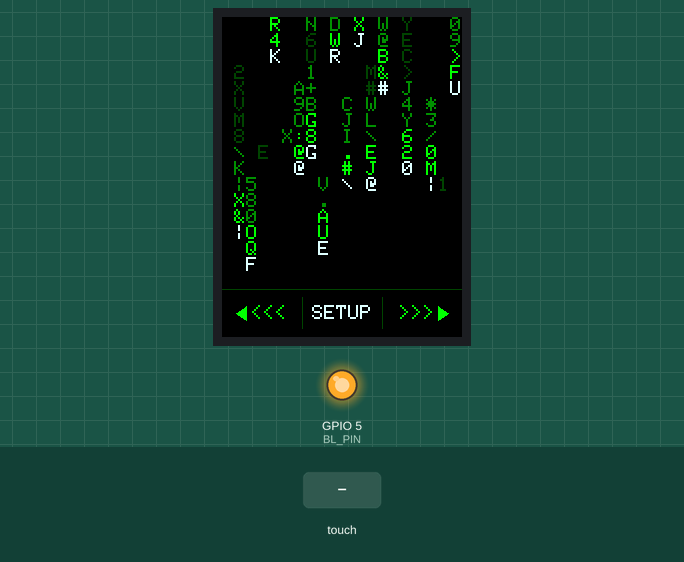
Recording of a sketch running on a simulated ESP32-S3. On the bench: 320×240 colour display, output pins drawn as LEDs (lit = HIGH). The test bench sets the inputs (shaded band). Random numbers use the default seed unless the sketch sets one.

Above: at 3.0 s.
3.1 s: touch panel pressed at 38 % / 90 % of its raw x / y range
At 4.0 s:
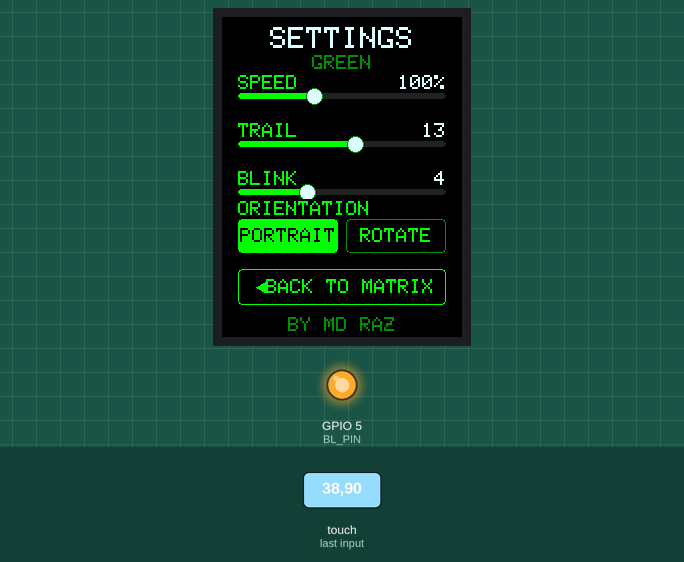
4.7 s: touch panel pressed at 13 % / 50 % of its raw x / y range
At 5.0 s:
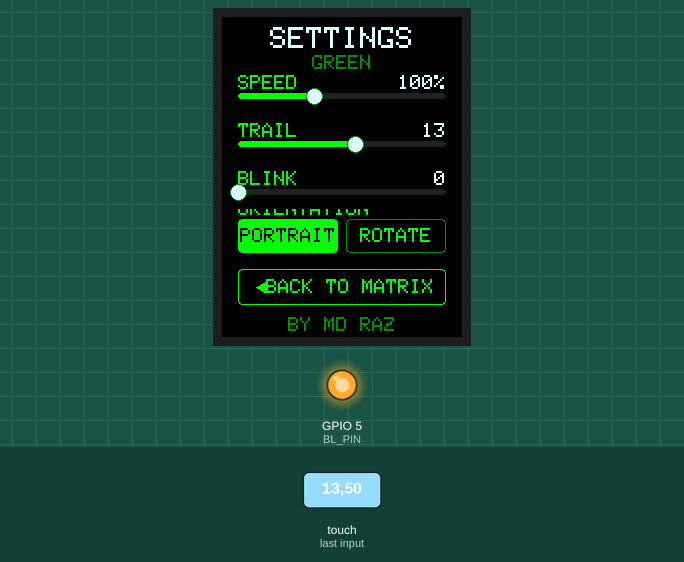
6.2 s: touch panel pressed at 13 % / 30 % of its raw x / y range
At 7.4 s:
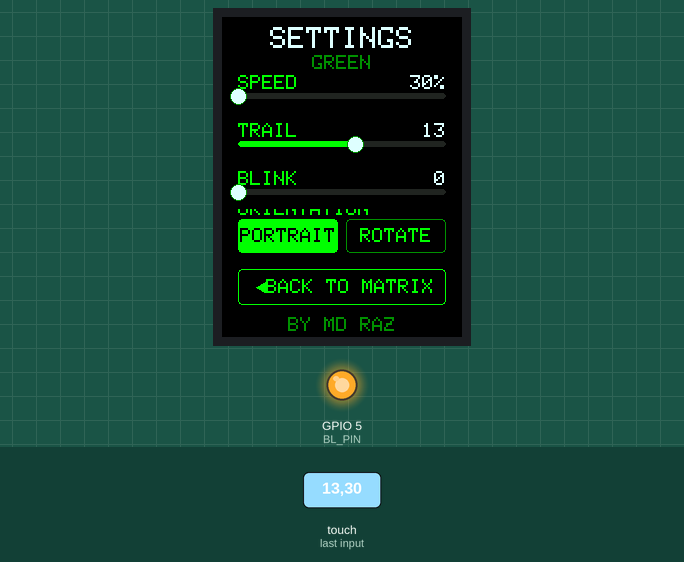
7.7 s: touch panel pressed at 38 % / 30 % of its raw x / y range
At 8.6 s:
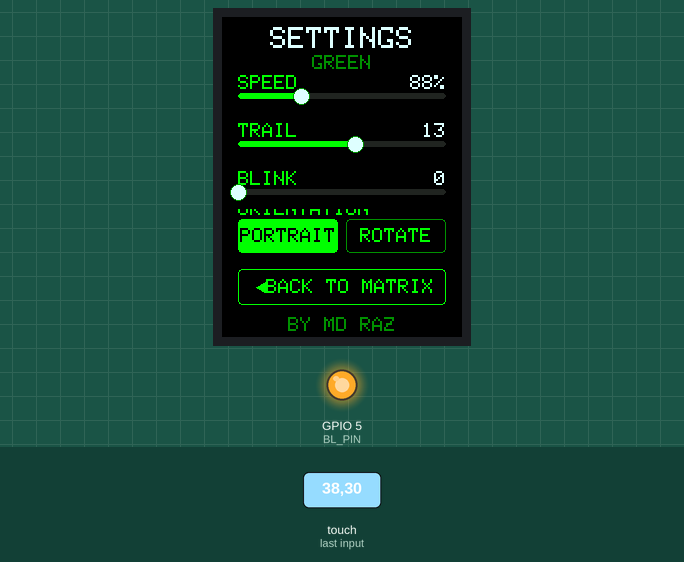
9.2 s: touch panel pressed at 38 % / 50 % of its raw x / y range
At 9.7 s:
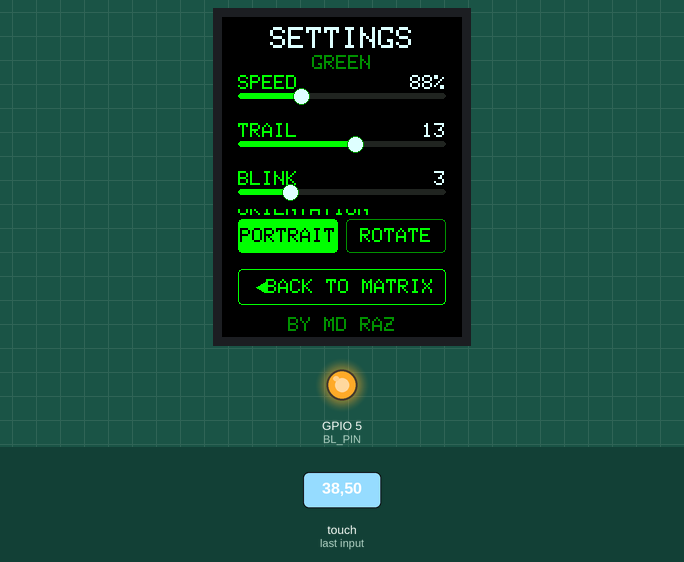
10.7 s: touch panel pressed at 62 % / 70 % of its raw x / y range
At 11.5 s:
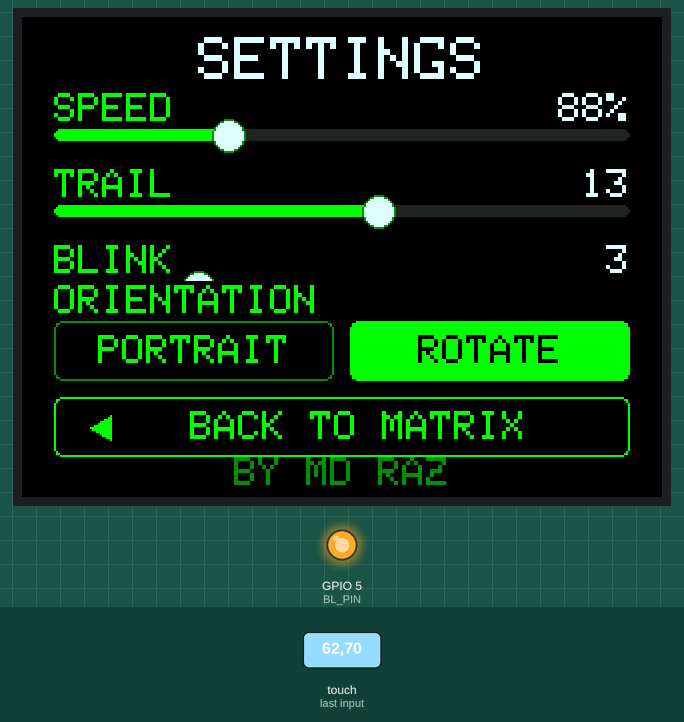
Timing chart, 0 to 13.3 s (numbered marks = the images above; inputs shaded):
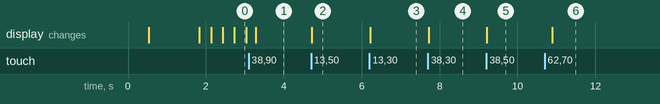

The sketch:

MatrixRain_ESP32S3.ino
```cpp
/* ================================================================
   MATRIX RAIN  —  ESP32-S3-N16R8 + 2.8" 240x320 (ST7789) + XPT2046
   by MD RAZ

   ESP32-S3 N16R8
   ST7789 240x320
   XPT2046 Touch
   MPU6500 / MPU6050 FAMILY

   TFT:
   VCC      3.3V
   GND      GND
   CS       GPIO 10
   RST      GPIO 8
   DC       GPIO 9
   MOSI     GPIO 11
   SCK      GPIO 13
   LED      3.3V
   MISO     GPIO 12
   TOUCH:
   TCLK     GPIO 13
   T_CS     GPIO 7
   T_DIN    GPIO 11
   T_DO     GPIO 12
   T_IRQ    GPIO 6
   MPU:
   SDA      GPIO 16
   SCL      GPIO 15
   ADDRESS  0x68

   ================================================================ */

#include <Arduino.h>
#include <math.h>
#include <SPI.h>
#include <Adafruit_GFX.h>
#include <Adafruit_ST7789.h>
#include <XPT2046_Touchscreen.h>

// ---------------- PIN MAP (Touchpad_V2.ino থেকে) ----------------
#define TFT_SCK   13
#define TFT_MISO  12
#define TFT_MOSI  11
#define TFT_CS    10
#define TFT_DC     9
#define TFT_RST    8
#define TFT_LED    5
#define TOUCH_CS   7
// #define TOUCH_IRQ  6      // যদি T_IRQ ওয়্যার করা থাকে, আনকমেন্ট করো

Adafruit_ST7789 tft(&SPI, TFT_CS, TFT_DC, TFT_RST);
#ifdef TOUCH_IRQ
XPT2046_Touchscreen touch(TOUCH_CS, TOUCH_IRQ);
#else
XPT2046_Touchscreen touch(TOUCH_CS);
#endif

#define BL_PIN     5          // ব্যাকলাইট। 3V3 এ লাগানো থাকলে -1 করে দিন

/* ---- টাচ ক্যালিব্রেশন ------------------------------------------
   Touchpad_V2.ino থেকে নেওয়া raw মান (একই বোর্ড/একই টাচ প্যানেল ধরে)।
   টাচ জায়গামতো না লাগলে RUN_CALIBRATION 1 করে আপলোড করো, Serial
   Monitor-এ কোনায় কোনায় চাপলে raw X/Y প্রিন্ট হবে — সেগুলো বসিয়ে
   আবার 0 করে দাও। */
#define RUN_CALIBRATION 0
const int RAW_X_MIN = 430;
const int RAW_X_MAX = 3706;
const int RAW_Y_MIN = 310;
const int RAW_Y_MAX = 3679;

/* ---- গ্রিড ---- */
#define CHAR_W    12
#define CHAR_H    16
#define BAR_H     48
#define MAX_COLS  27
#define MAX_ROWS  20

/* ---- প্যালেট ---- */
struct Palette { const char* name; uint16_t head, g1, g2, g3; };
const Palette PAL[] = {
  { "GREEN",   0xDFFF, 0x07E0, 0x0480, 0x0220 },
  { "AMBER",   0xFFFF, 0xFD20, 0x9A80, 0x4920 },
  { "ICE",     0xFFFF, 0x07FF, 0x0492, 0x0209 },
  { "MAGENTA", 0xFFFF, 0xF81F, 0x9010, 0x4008 },
  { "CRIMSON", 0xFFFF, 0xF800, 0x9000, 0x4000 },
  { "GHOST",   0xFFFF, 0xC618, 0x7BEF, 0x39E7 }
};
const int NPAL = sizeof(PAL) / sizeof(PAL[0]);

/* ---- অবস্থা ---- */
int  palIdx   = 0;
int  speedPct = 100;   // 30 – 220
int  trailMax = 13;    // 4 – 20
int  blinkAmt = 4;     // 0 – 12
uint8_t rot   = 0;     // 0 = portrait, 1 = landscape
bool barVisible = true;

enum Mode { RAIN, SETTINGS };
Mode mode = RAIN;

/* ---- লেআউট ---- */
int W, H, COLS, ROWS, activeRows;
int SX, SW, SY[3], OY, OH, BY, BH, CY;

/* ---- রেইন ডাটা ---- */
char  grid[MAX_COLS][MAX_ROWS];
float headPos[MAX_COLS], spd[MAX_COLS];
int   tailLen[MAX_COLS], lastRow[MAX_COLS];

const char charset[] = "0123456789ABCDEFGHIJKLMNOPQRSTUVWXYZ:.=*+-<>|#$@%&/\\";
const int  charsetLen = sizeof(charset) - 1;
inline char rndChar() { return charset[random(charsetLen)]; }

const char* SLIDER_NAME[3] = { "SPEED", "TRAIL", "BLINK" };
const int   SLIDER_MIN[3]  = { 30, 4, 0 };
const int   SLIDER_MAX[3]  = { 220, 20, 12 };
int sliderVal(int i) { return i == 0 ? speedPct : (i == 1 ? trailMax : blinkAmt); }
void setSlider(int i, int v) { if (i == 0) speedPct = v; else if (i == 1) trailMax = v; else blinkAmt = v; }

/* ================= টাচ ম্যাপিং (raw -> screen, rotation-aware) =================
   rot==0 (পোর্ট্রেট)  : Touchpad_V2 এর মতোই direct mapping (প্রমাণিত কাজ করে)
   rot==1 (ল্যান্ডস্কেপ): axis swap করা — যদি টাচ উল্টো/আয়না মনে হয়, নিচের
                          INVERT_LANDSCAPE_X / _Y টা true/false করে দেখো। */
const bool INVERT_LANDSCAPE_X = false;
const bool INVERT_LANDSCAPE_Y = true;

void mapTouch(int rawX, int rawY, int &x, int &y) {
  if (rot == 0) {
    x = map(rawX, RAW_X_MIN, RAW_X_MAX, 0, W - 1);
    y = map(rawY, RAW_Y_MIN, RAW_Y_MAX, 0, H - 1);
  } else {
    x = map(rawY, RAW_Y_MIN, RAW_Y_MAX, 0, W - 1);
    y = map(rawX, RAW_X_MIN, RAW_X_MAX, 0, H - 1);
    if (INVERT_LANDSCAPE_X) x = W - 1 - x;
    if (INVERT_LANDSCAPE_Y) y = H - 1 - y;
  }
  x = constrain(x, 0, W - 1);
  y = constrain(y, 0, H - 1);
}

#define TFT_BLACK ST77XX_BLACK

/* ---- TFT_eSPI-স্টাইল drawString()/setTextDatum() শিম (Adafruit_GFX-এর উপরে) ----
   আসল TFT_eSPI কোডের UI ফাংশনগুলো (drawBar, drawSettings ইত্যাদি) অপরিবর্তিত
   রাখতে এই ছোট wrapper যোগ করা হয়েছে, যাতে বড় রিরাইট করতে না হয়। */
enum { TL_DATUM, TC_DATUM, TR_DATUM, MC_DATUM, BC_DATUM };
int _textDatum = TL_DATUM;
void setTextDatum(int d) { _textDatum = d; }

void drawString(const String &s, int x, int y, int tftFontNum) {
  uint8_t sz = (tftFontNum >= 4) ? 3 : 2;   // TFT_eSPI ফন্ট 2/4 -> GFX টেক্সট সাইজ আনুমানিক
  tft.setTextSize(sz);
  int16_t x1, y1; uint16_t w, h;
  tft.getTextBounds(s, 0, 0, &x1, &y1, &w, &h);
  int cx = x, cy = y;
  switch (_textDatum) {
    case TC_DATUM: cx -= w / 2; break;
    case TR_DATUM: cx -= w; break;
    case MC_DATUM: cx -= w / 2; cy -= h / 2; break;
    case BC_DATUM: cx -= w / 2; cy -= h; break;
    default: break; // TL_DATUM
  }
  tft.setCursor(cx, cy);
  tft.print(s);
}

/* ================= লেআউট ================= */
void applyRotation() {
  // rot==0 -> Touchpad_V2 এর প্রমাণিত rotation(2), portrait 240x320
  // rot==1 -> landscape, 320x240 (একই দিক-90 ডিগ্রি ঘোরানো)
  tft.setRotation(rot == 0 ? 2 : 3);
  W = tft.width();  H = tft.height();
  COLS = W / CHAR_W; if (COLS > MAX_COLS) COLS = MAX_COLS;
  ROWS = H / CHAR_H; if (ROWS > MAX_ROWS) ROWS = MAX_ROWS;

  SX = 16; SW = W - 32;
  int y0  = (rot == 0) ? 58 : 38;
  int gap = (rot == 0) ? 48 : 38;
  for (int i = 0; i < 3; i++) SY[i] = y0 + i * gap;
  OY = y0 + 3 * gap;
  OH = (rot == 0) ? 34 : 30;
  BY = H - ((rot == 0) ? 68 : 50);
  BH = (rot == 0) ? 36 : 30;
  CY = H - 16;
  updateActiveRows();
}

void updateActiveRows() {
  activeRows = barVisible ? (H - BAR_H) / CHAR_H : ROWS;
  if (activeRows > ROWS) activeRows = ROWS;
}

/* ================= রেইন ================= */
void resetColumn(int c) {
  headPos[c] = -(float)random(0, activeRows);
  spd[c]     = random(25, 110) / 100.0f;
  tailLen[c] = random(max(3, (trailMax * 45) / 100), trailMax + 1);
  lastRow[c] = -999;
}

void rainFont() { tft.setTextSize(2); setTextDatum(TL_DATUM); }

void drawCell(int c, int r, char ch, uint16_t color) {
  if (r < 0 || r >= activeRows) return;
  tft.setTextColor(color, TFT_BLACK);
  tft.setCursor(c * CHAR_W, r * CHAR_H);
  tft.print(ch);
}

void clearCell(int c, int r) {
  if (r < 0 || r >= activeRows) return;
  tft.fillRect(c * CHAR_W, r * CHAR_H, CHAR_W, CHAR_H, TFT_BLACK);
}

void startRain(bool clearAll) {
  mode = RAIN;
  if (clearAll) tft.fillScreen(TFT_BLACK);
  rainFont();
  for (int c = 0; c < COLS; c++) {
    for (int r = 0; r < MAX_ROWS; r++) grid[c][r] = ' ';
    resetColumn(c);
  }
  if (barVisible) drawBar();
}

void rainStep() {
  const Palette &P = PAL[palIdx];
  rainFont();
  for (int c = 0; c < COLS; c++) {
    headPos[c] += spd[c] * (speedPct / 100.0f);
    int cur = (int)floorf(headPos[c]);
    if (cur != lastRow[c]) {
      lastRow[c] = cur;
      if (cur - 1 >= 0) drawCell(c, cur - 1, grid[c][cur - 1], P.g1);
      if (cur - 3 >= 0) drawCell(c, cur - 3, grid[c][cur - 3], P.g2);
      if (cur - 6 >= 0) drawCell(c, cur - 6, grid[c][cur - 6], P.g3);
      if (cur >= 0 && cur < activeRows) {
        grid[c][cur] = rndChar();
        drawCell(c, cur, grid[c][cur], P.head);
      }
      int t = cur - tailLen[c];
      if (t >= 0 && t < activeRows) { clearCell(c, t); grid[c][t] = ' '; }
      if (cur - tailLen[c] > activeRows) resetColumn(c);
    }
  }
  for (int i = 0; i < blinkAmt; i++) {
    int c = random(COLS), r = random(activeRows);
    if (grid[c][r] != ' ') { grid[c][r] = rndChar(); drawCell(c, r, grid[c][r], P.g2); }
  }
}

/* ================= নিচের বার ================= */
void drawBar() {
  const Palette &P = PAL[palIdx];
  int by = H - BAR_H, third = W / 3;

  tft.fillRect(0, by, W, BAR_H, TFT_BLACK);
  tft.drawFastHLine(0, by, W, P.g3);
  tft.drawFastVLine(third, by + 8, BAR_H - 16, P.g3);
  tft.drawFastVLine(third * 2, by + 8, BAR_H - 16, P.g3);

  int cy = by + BAR_H / 2;
  setTextDatum(MC_DATUM);
  tft.setTextColor(P.g1, TFT_BLACK);

  // PREV
  tft.fillTriangle(third / 2 - 26, cy, third / 2 - 16, cy - 7, third / 2 - 16, cy + 7, P.g1);
  drawString("<<<", third / 2 + 6, cy, 2);
  // SETTINGS
  tft.setTextColor(P.head, TFT_BLACK);
  drawString("SETUP", third + third / 2, cy, 2);
  // NEXT
  tft.setTextColor(P.g1, TFT_BLACK);
  drawString(">>>", third * 2 + third / 2 - 6, cy, 2);
  tft.fillTriangle(third * 2 + third / 2 + 26, cy, third * 2 + third / 2 + 16, cy - 7,
                   third * 2 + third / 2 + 16, cy + 7, P.g1);
}

void toggleBar() {
  barVisible = !barVisible;
  tft.fillRect(0, H - BAR_H, W, BAR_H, TFT_BLACK);
  updateActiveRows();
  for (int c = 0; c < COLS; c++) {
    for (int r = activeRows; r < MAX_ROWS; r++) grid[c][r] = ' ';
    if (headPos[c] > activeRows + tailLen[c]) resetColumn(c);
  }
  if (barVisible) drawBar();
}

void changePalette(int dir) {
  palIdx = (palIdx + dir + NPAL) % NPAL;
  startRain(true);
  // নতুন রঙের নাম এক ঝলক
  setTextDatum(MC_DATUM);
  tft.setTextColor(PAL[palIdx].head, TFT_BLACK);
  drawString(PAL[palIdx].name, W / 2, 24, 4);
  delay(650);
  tft.fillRect(0, 8, W, 34, TFT_BLACK);
  for (int c = 0; c < COLS; c++) for (int r = 0; r < 3; r++) grid[c][r] = ' ';
}

/* ================= সেটিংস স্ক্রিন ================= */
void drawSlider(int i) {
  const Palette &P = PAL[palIdx];
  int y = SY[i], ty = y + 18;
  int v = sliderVal(i), mn = SLIDER_MIN[i], mx = SLIDER_MAX[i];
  int knob = SX + (int)((long)(v - mn) * SW / (mx - mn));

  tft.fillRect(0, y - 4, W, 42, TFT_BLACK);
  setTextDatum(TL_DATUM);
  tft.setTextColor(P.g1, TFT_BLACK);
  drawString(SLIDER_NAME[i], SX, y, 2);

  char buf[8];
  if (i == 0) snprintf(buf, sizeof(buf), "%d%%", v);
  else        snprintf(buf, sizeof(buf), "%d", v);
  setTextDatum(TR_DATUM);
  tft.setTextColor(P.head, TFT_BLACK);
  drawString(buf, SX + SW, y, 2);

  tft.fillRoundRect(SX, ty, SW, 6, 3, 0x2124);
  tft.fillRoundRect(SX, ty, max(6, knob - SX), 6, 3, P.g1);
  tft.fillCircle(knob, ty + 3, 8, P.head);
  tft.drawCircle(knob, ty + 3, 8, P.g2);
}

void drawOrientation() {
  const Palette &P = PAL[palIdx];
  int half = (SW - 8) / 2;
  tft.fillRect(0, OY - 20, W, OH + 22, TFT_BLACK);
  setTextDatum(TL_DATUM);
  tft.setTextColor(P.g1, TFT_BLACK);
  drawString("ORIENTATION", SX, OY - 18, 2);

  for (int i = 0; i < 2; i++) {
    int x = SX + i * (half + 8);
    bool on = (rot == i);
    tft.fillRoundRect(x, OY, half, OH, 4, on ? P.g1 : TFT_BLACK);
    tft.drawRoundRect(x, OY, half, OH, 4, on ? P.g1 : P.g2);
    setTextDatum(MC_DATUM);
    tft.setTextColor(on ? TFT_BLACK : P.g1, on ? P.g1 : TFT_BLACK);
    drawString(i == 0 ? "PORTRAIT" : "ROTATE", x + half / 2, OY + OH / 2, 2);
  }
}

void drawSettings() {
  const Palette &P = PAL[palIdx];
  tft.fillScreen(TFT_BLACK);

  setTextDatum(TC_DATUM);
  tft.setTextColor(P.head, TFT_BLACK);
  drawString("SETTINGS", W / 2, 10, 4);
  tft.setTextColor(P.g2, TFT_BLACK);
  drawString(PAL[palIdx].name, W / 2, (rot == 0) ? 38 : 34, 2);

  for (int i = 0; i < 3; i++) drawSlider(i);
  drawOrientation();

  tft.fillRoundRect(SX, BY, SW, BH, 4, TFT_BLACK);
  tft.drawRoundRect(SX, BY, SW, BH, 4, P.g1);
  setTextDatum(MC_DATUM);
  tft.setTextColor(P.g1, TFT_BLACK);
  tft.fillTriangle(SX + 18, BY + BH / 2, SX + 28, BY + BH / 2 - 6, SX + 28, BY + BH / 2 + 6, P.g1);
  drawString("BACK TO MATRIX", W / 2 + 8, BY + BH / 2, 2);

  setTextDatum(BC_DATUM);
  tft.setTextColor(P.g2, TFT_BLACK);
  drawString("BY MD RAZ", W / 2, CY + 12, 2);
}

void settingsTouch(uint16_t tx, uint16_t ty, bool freshPress) {
  // স্লাইডার — চেপে ধরে টানা যাবে
  for (int i = 0; i < 3; i++) {
    if (ty > SY[i] + 2 && ty < SY[i] + 40) {
      int mn = SLIDER_MIN[i], mx = SLIDER_MAX[i];
      int v = mn + (int)((long)((int)tx - SX) * (mx - mn) / SW);
      if (v < mn) v = mn; if (v > mx) v = mx;
      if (v != sliderVal(i)) { setSlider(i, v); drawSlider(i); }
      return;
    }
  }
  if (!freshPress) return;

  int half = (SW - 8) / 2;
  if (ty > OY && ty < OY + OH) {
    int newRot = (tx < SX + half + 4) ? 0 : 1;
    if (newRot != rot) { rot = newRot; applyRotation(); drawSettings(); }
    return;
  }
  if (ty > BY && ty < BY + BH) { startRain(true); return; }
}

/* ================= টাচ রাউটিং ================= */
bool wasTouch = false;
uint32_t lastPress = 0;

void handleTouch() {
  uint16_t tx = 0, ty = 0;
  bool t = touch.touched();
  if (t) {
    TS_Point p = touch.getPoint();
    int mx, my;
    mapTouch(p.x, p.y, mx, my);
    tx = mx; ty = my;
  }
  bool fresh = (t && !wasTouch && millis() - lastPress > 180);
  if (fresh) lastPress = millis();

  if (mode == RAIN) {
    if (fresh) {
      if (barVisible && ty >= H - BAR_H) {
        int third = W / 3;
        if (tx < third)            changePalette(-1);
        else if (tx < third * 2)   { mode = SETTINGS; drawSettings(); }
        else                       changePalette(1);
      } else {
        toggleBar();
      }
    }
  } else if (t) {
    settingsTouch(tx, ty, fresh);
  }
  wasTouch = t;
}

/* ================= setup / loop ================= */
void setup() {
  Serial.begin(115200);
  delay(300);
#if BL_PIN >= 0
  pinMode(BL_PIN, OUTPUT);
  digitalWrite(BL_PIN, HIGH);
#endif

  SPI.begin(TFT_SCK, TFT_MISO, TFT_MOSI, -1);

  tft.init(240, 320);
  tft.invertDisplay(false);   // রঙ invert (কালো<->সাদা উল্টে) দেখালে এটা true/false টগল করো
  randomSeed(esp_random());

  touch.begin(SPI);
  touch.setRotation(0);

#if RUN_CALIBRATION
  tft.setRotation(2);
  tft.fillScreen(ST77XX_BLACK);
  tft.setTextColor(ST77XX_GREEN);
  tft.setTextSize(1);
  tft.setCursor(20, 150);
  tft.print("Touch corners - watch Serial Monitor");
  Serial.println("--- RAW TOUCH CALIBRATION ---");
  Serial.println("Touch each corner, note the min/max X and Y you see below.");
  while (true) {
    if (touch.touched()) {
      TS_Point p = touch.getPoint();
      Serial.printf("raw X=%d  Y=%d\n", p.x, p.y);
      delay(150);
    }
  }
#endif

  applyRotation();

  // বুট স্প্ল্যাশ
  tft.fillScreen(TFT_BLACK);
  setTextDatum(MC_DATUM);
  tft.setTextColor(PAL[0].g1, TFT_BLACK);
  drawString("MATRIX RAIN", W / 2, H / 2 - 14, 4);
  tft.setTextColor(PAL[0].g2, TFT_BLACK);
  drawString("BY MD RAZ", W / 2, H / 2 + 16, 2);
  delay(1200);

  startRain(true);
}

uint32_t lastFrame = 0;

void loop() {
  handleTouch();
  if (mode == RAIN && millis() - lastFrame >= 25) {
    lastFrame = millis();
    rainStep();
  }
}
```

Measured:
- after the input at 4.7 s, the display: changes at once (image 2)
- after the input at 6.2 s, the display: changes at once (image 3)
- after the input at 7.7 s, the display: changes at once (image 4)
- after the input at 9.2 s, the display: changes at once (image 5)
- after the input at 10.7 s, the display: changes after 0.20 s (image 6)
